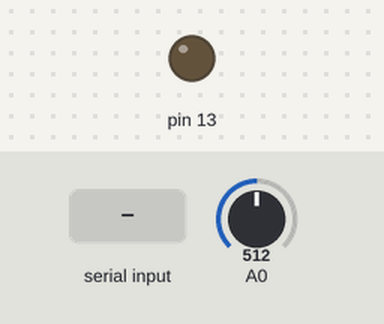
Bench run of a sketch on a simulated Arduino Uno, built with avr-gcc and run on an emulated ATmega328P. Shown: output pins drawn as LEDs (lit = HIGH). The inputs (shaded band) are chosen by the test bench; at power-on: A0 = 512. What the sketch prints to the serial monitor is not drawn.

Above: at 1.2 s.
1.3 s: "1" received over Serial
At 1.8 s:
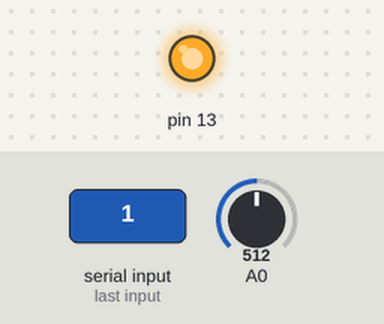
2.8 s: "0" received over Serial
At 4.1 s:
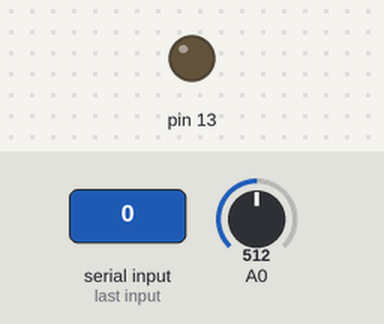
Timing chart, 0 to 5.8 s (numbered marks = the images above; inputs shaded):
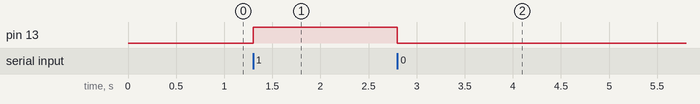

The sketch:

data_block_transfer.ino
```cpp
#include "data_block.h"

void setup() {
  Serial.begin(115200);
  pinMode(13, OUTPUT);
}

void loop() {

  int v = analogRead(0);

  db_f0 = map(v, 0, 1023, 0, 1000);
  db_f1 = map(v, 0, 1023, 0, 1000);
  db_f2 = map(v, 0, 1023, 0, 1000);
  db_f3 = map(v, 0, 1023, 0, 1000);
  db_f4 = map(v, 0, 1023, 0, 1000);
  db_f5 = map(v, 0, 1023, 0, 1000);
  db_f6 = map(v, 0, 1023, 0, 1000);
  db_f7 = map(v, 0, 1023, 0, 1000);
  db_f8 = map(v, 0, 1023, 0, 1000);
  db_f9 = map(v, 0, 1023, 0, 1000);
  db_f10 = map(v, 0, 1023, 0, 1000);
  db_f11 = map(v, 0, 1023, 0, 1000);

  db_i0 = 2000;
  db_i1 = 3000;
  db_i2 = 4000;
  db_i3 = 5000;

  db_b0 = 123;
  db_b1 = 124;
  db_b2 = 125;
  db_b3 = 126;
  db_b4 = 127;
  db_b5 = 128;
  db_b6 = 129;
  db_b7 = 130;

  process_message(Serial);

}

void send_data_block(Stream &port) {
  pack_data_block();
  for (int i = 0; i < BLOCKSIZE; i++) {
    port.write(data_block[i]);
  }
}

void process_message(Stream &port) {
  if (port.available() > 0) {

    char b = port.read();

    switch (b) {
      case '0':
        digitalWrite(13, LOW);
      break;

      case '1':
        digitalWrite(13, HIGH);
      break;
    }

    send_data_block(port);
    port.flush();
  }
}
```

data_block.h
```cpp
#ifndef data_block_h
#define data_block_h

#define BLOCKSIZE 64 // number of bytes in a transmission block
byte data_block[BLOCKSIZE] = { 0 };

union int_bytes {
  int i;
  byte bytes[2];
};

union float_bytes {
  float f;
  byte bytes[4];
};

float db_f0 = 0;
float db_f1 = 0;
float db_f2 = 0;
float db_f3 = 0;
float db_f4 = 0;
float db_f5 = 0;
float db_f6 = 0;
float db_f7 = 0;
float db_f8 = 0;
float db_f9 = 0;
float db_f10 = 0;
float db_f11 = 0;

int db_i0 = 0;
int db_i1 = 0;
int db_i2 = 0;
int db_i3 = 0;

byte db_b0 = 0;
byte db_b1 = 0;
byte db_b2 = 0;
byte db_b3 = 0;
byte db_b4 = 0;
byte db_b5 = 0;
byte db_b6 = 0;
byte db_b7 = 0;

void pack_data_block(void) {

  float_bytes f0;
  float_bytes f1;
  float_bytes f2;
  float_bytes f3;
  float_bytes f4;
  float_bytes f5;
  float_bytes f6;
  float_bytes f7;
  float_bytes f8;
  float_bytes f9;
  float_bytes f10;
  float_bytes f11;

  f0.f = db_f0;
  f1.f = db_f1;
  f2.f = db_f2;
  f3.f = db_f3;
  f4.f = db_f4;
  f5.f = db_f5;
  f6.f = db_f6;
  f7.f = db_f7;
  f8.f = db_f8;
  f9.f = db_f9;
  f10.f = db_f10;
  f11.f = db_f11;

  data_block[0] = f0.bytes[0];
  data_block[1] = f0.bytes[1];
  data_block[2] = f0.bytes[2];
  data_block[3] = f0.bytes[3];
  data_block[4] = f1.bytes[0];
  data_block[5] = f1.bytes[1];
  data_block[6] = f1.bytes[2];
  data_block[7] = f1.bytes[3];
  data_block[8] = f2.bytes[0];
  data_block[9] = f2.bytes[1];
  data_block[10] = f2.bytes[2];
  data_block[11] = f2.bytes[3];
  data_block[12] = f3.bytes[0];
  data_block[13] = f3.bytes[1];
  data_block[14] = f3.bytes[2];
  data_block[15] = f3.bytes[3];
  data_block[16] = f4.bytes[0];
  data_block[17] = f4.bytes[1];
  data_block[18] = f4.bytes[2];
  data_block[19] = f4.bytes[3];
  data_block[20] = f5.bytes[0];
  data_block[21] = f5.bytes[1];
  data_block[22] = f5.bytes[2];
  data_block[23] = f5.bytes[3];
  data_block[24] = f6.bytes[0];
  data_block[25] = f6.bytes[1];
  data_block[26] = f6.bytes[2];
  data_block[27] = f6.bytes[3];
  data_block[28] = f7.bytes[0];
  data_block[29] = f7.bytes[1];
  data_block[30] = f7.bytes[2];
  data_block[31] = f7.bytes[3];
  data_block[32] = f8.bytes[0];
  data_block[33] = f8.bytes[1];
  data_block[34] = f8.bytes[2];
  data_block[35] = f8.bytes[3];
  data_block[36] = f9.bytes[0];
  data_block[37] = f9.bytes[1];
  data_block[38] = f9.bytes[2];
  data_block[39] = f9.bytes[3];
  data_block[40] = f10.bytes[0];
  data_block[41] = f10.bytes[1];
  data_block[42] = f10.bytes[2];
  data_block[43] = f10.bytes[3];
  data_block[44] = f11.bytes[0];
  data_block[45] = f11.bytes[1];
  data_block[46] = f11.bytes[2];
  data_block[47] = f11.bytes[3];

  int_bytes i0;
  int_bytes i1;
  int_bytes i2;
  int_bytes i3;

  i0.i = db_i0;
  i1.i = db_i1;
  i2.i = db_i2;
  i3.i = db_i3;

  data_block[48] = i0.bytes[0];
  data_block[49] = i0.bytes[1];

  data_block[50] = i1.bytes[0];
  data_block[51] = i1.bytes[1];

  data_block[52] = i2.bytes[0];
  data_block[53] = i2.bytes[1];

  data_block[54] = i3.bytes[0];
  data_block[55] = i3.bytes[1];

  data_block[56] = db_b0;
  data_block[57] = db_b1;
  data_block[58] = db_b2;
  data_block[59] = db_b3;
  data_block[60] = db_b4;
  data_block[61] = db_b5;
  data_block[62] = db_b6;
  data_block[63] = db_b7;

}

#endif
```

Measured:
- after the input at 1.3 s, pin 13: LOW → HIGH at once
- after the input at 2.8 s, pin 13: HIGH → LOW at once
